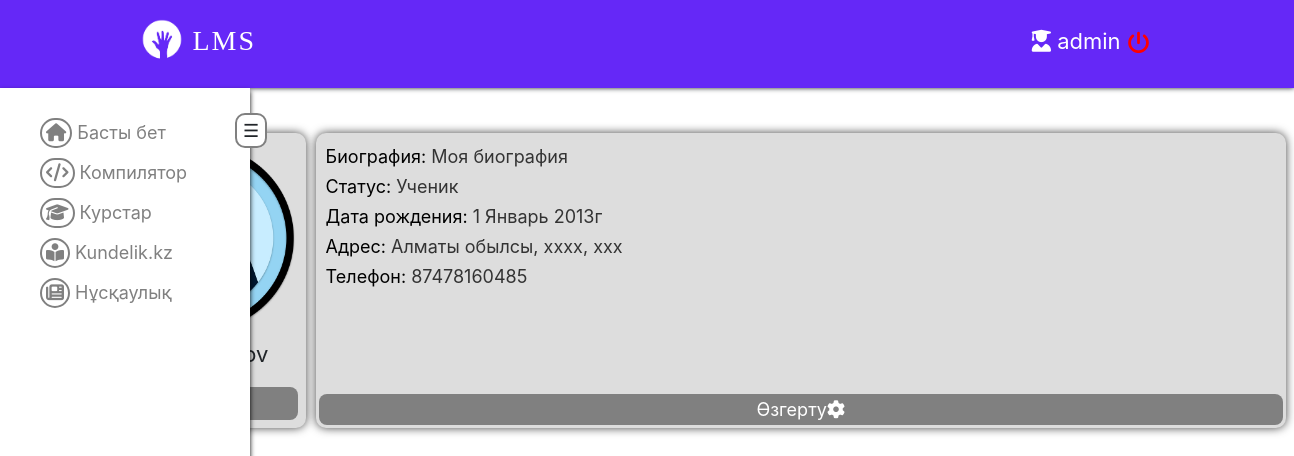
The app's page /members/profile/2/ (signed in) with its own data.
### members/models.py (models this page shows, shortened)
class Customer(models.Model):
	user 		 = models.OneToOneField(User, on_delete=models.CASCADE)
	birth_day 	 = models.IntegerField('День рождение')
	birth_mounth = models.CharField('Месяц рождение', max_length = 10)
	birth_year	 = models.IntegerField('Год рождение')
	students = models.ManyToManyField(User, verbose_name='Ученики', blank=True, related_name = 'teacher_students')
	USER_TYPE_SELF = 'Ученик'
	USER_TYPE_TEACHER = 'Учитель'
	USER_TYPE_OPTIONS = (
		(USER_TYPE_SELF, 'Ученик'),
		(USER_TYPE_TEACHER, 'Учитель')
	)
	user_class = models.CharField(max_length=100,
		verbose_name='Статус пользователья',
		choices=USER_TYPE_OPTIONS,
		default=USER_TYPE_SELF)
	image			= models.ImageField(upload_to ='media/uploads/user/', verbose_name = 'Изоброжение', blank=True, null = True)
	biography		= models.TextField(verbose_name = 'Биография', null = True)
	address			= models.CharField(verbose_name = 'Адрес', max_length = 255, null = True)
	phone_number	= models.CharField(verbose_name = 'Телефон', max_length = 12, blank = True, null = True)
	class Meta:
		verbose_name = 'Дополнительный информация'
		verbose_name_plural = 'Дополнительные информаций'

### members/views.py (the view)
# urls.py: path('profile/<int:pk>/', views.UserProfileView.as_view(), name = 'profile'),
class UserProfileView(DetailView):
	model = User
	template_name = 'members/profile.html'
	def get_context_data(self, **kwargs):
		context = super( UserProfileView, self ).get_context_data( **kwargs )
		context['customer'] = Customer.objects.get(user = self.request.user)
		context['results'] = UserResult.objects.filter(user = self.request.user)
		return context

### members/templates/members/profile.html (shortened to what this page needs)
{% extends 'base.html' %}
{% load static %}
{% block content %}
	<div class="profile-container">
		<div class="user-info-block">
			<div class="user-info-left-block">
				<span>
				</span>
				<p>
				</p>
				<p id="info_change_btn">
					<a href="{% url 'update_user' object.id %}" style="">Өзгерту</a>
				</p>
			</div>
			<div class="user-info-right-block">
				<p><span>Биография: </span>{{ customer.biography }}</p>
				<p><span>Статус:  </span>{{ customer.user_class }}</p>
				<p><span>Дата рождения: </span>{{ customer.birth_day }} {{ customer.birth_mounth }} {{ customer.birth_year }}г</p>
				<p><span>Адрес: </span>{{ customer.address }}</p>
				<p><span>Телефон: </span>{{ customer.phone_number }}</p>
				<p id="info_change_btn1">
					<a href="{% url 'customer_update' customer.id %}" style="">Өзгерту<i class="fas fa-cog"></i></a>
				</p>
			</div>
		</div>
	</div>
{% endblock %}

### main/templates/base.html (shortened to what this page needs)
{% load static %}
<!DOCTYPE html>
<html>
<head lang="kk">
	<link rel="icon" type="image/png" href="{% static 'image/icon-round.png' %}">	<link rel="stylesheet" href="https://cdn.jsdelivr.net/npm/bootstrap@4.6.1/dist/css/bootstrap.min.css">
	<link rel="stylesheet" type="text/css" href="{% static 'style/style.css' %}">
</head>
<body>
	<header>
		<div class="header-title clear-fix">
			<div class="header-title-left">
				<img src="{% static 'image/icon.png' %}">
				<p>LMS</p>
			</div>
			<div class="header-title-right">
				{% if request.user.is_authenticated %}
				<a href="{% url 'profile' request.user.id  %}"><i class="fas fa-user-graduate"></i> {{ request.user }}</a>
				<a href="{% url 'logout' %}" id="logout"><i class="fas fa-power-off"></i></a>
				{% else %}
				<a href="{% url 'members' %}"><span>Аккаунт</span> <i class="fas fa-sign-in-alt"></i></a>
				{% endif %}
			</div>
		</div>
	</header>
	<nav>
		<div id="open_menu">☰</div>
		<ul>
			<li><a href="{% url 'main' %}"><i class="fas fa-home"></i> <span class="nav-link-text">Басты бет</span></a></li>
			<li><a href="{% url 'compiler' %}"><i class="fas fa-code"></i> <span class="nav-link-text">Компилятор</span></a></li>
			<li><a href="{% url 'subject' %}"><i class="fas fa-graduation-cap"></i> <span class="nav-link-text">Курстар</span></a></li>
			<li><a href="https://kundelik.kz/teachers/" target="_blank"><i class="fas fa-book-reader"></i> <span class="nav-link-text">Kundelik.kz</span></a></li>
			<li><a href="{% url 'documentation' %}"><i class="fas fa-newspaper"></i> <span class="nav-link-text">Нұсқаулық</span></a></li>
		</ul>
	</nav>
	<main>
		{% block content %}
		{% endblock %}
	</main>
</body>
</html>

### main/static/style/style.css (style rules this page uses)
* { margin: 0; padding: 0; }
body { background: #fff; overflow-x:hidden; }
header { width: 100%; background: ; position: relative; }
main { display: none; }
.clear-fix:after { content: ""; display: table; clear: both; }
.header-title { text-align: center; font-size: 28px; background: #6528F7; padding: 10px; box-shadow: 0 0 5px; width: 100%; }
.header-title img { width: 50px; height: 50px; }
.header-title p { font-family: fantasy; color: #fff; margin-top: 5px; margin-left: 5px; letter-spacing: 2px; }
.header-title-right a { color: #fff; font-size: 22px; height: 15px; }
.header-title-right a i { padding-top: 5px; }
.header-title-left { float: left; display: flex; margin-left: 10%; margin-top: 5px; }
.header-title-right { float: right; display: flex; margin-right: 10%; margin-top: 15px; }
nav { padding-top: 20px; position: absolute; left: 0; width: 250px; background: #fff; height: 100vh; box-shadow: 0 3px 5px #000; z-index: 100; }
#open_menu { position: absolute; top: 25px; left: 235px; font-size: 18px; cursor: pointer; background: #fff; padding: 2px 6px; border: 2px solid gray; border-radius: 10px; }
nav li { font-size: 18px; display: block; padding-top: 10px; cursor: pointer; padding-left: 40px; }
nav li a { text-decoration: none; color: gray; }
nav li i { border: 2px solid gray; display: inline-block; border-radius: 50px; padding: 4px; font-size: 18px; }
#logout { color: red; padding: 2px; margin: 0 5px; border-radius: 5px; }

### members/templates/members/profile.html (style rules this page uses)
.profile-container { max-width: 90%; margin-left: 7%; margin-top: 5vh; min-height: 500px; }
.user-info-block { display: inline-flex; }
.user-info-block div { margin: 5px; border-radius: 10px; box-shadow: 0 0 10px #444; }
.user-info-left-block { width: 230px; background: #ddd; height: auto; position: relative; padding: 5px; }
.user-info-left-block p a { text-align: center; text-decoration: none; color: #fff; font-size: 18px; padding: 3px; }
#info_change_btn { margin-top: 20px; background: gray; margin: 3px; border-radius: 8px; transition: 0.2s; }
.user-info-left-block p { text-align: center; font-size: 22px; }
.user-info-right-block { background: #ddd; min-width: 950px; width: 100%; font-size: 18px; padding: 10px; color: #333; position: relative; }
#info_change_btn1 { position: absolute; bottom: 0; width: 99.4%; text-align: center; margin-top: 20px; background: gray; margin: 3px; border-radius: 8px; transition: 0.2s; padding: 2px; left: 0; }
#info_change_btn1 a { text-align: center; text-decoration: none; color: #fff; font-size: 18px; padding: 3px; }
.user-info-right-block p { margin-bottom: 3px; }
.user-info-right-block span { font-size: 18px; color: #000; }

### records on screen
Customer: biography "Моя биография", user_class "Ученик", birth_day "1", birth_mounth "Январь", birth_year "2013", address "Алматы обылсы, xxxx, xxx", phone_number "87478160485"

### other values on screen
{{ request.user }} "admin"
